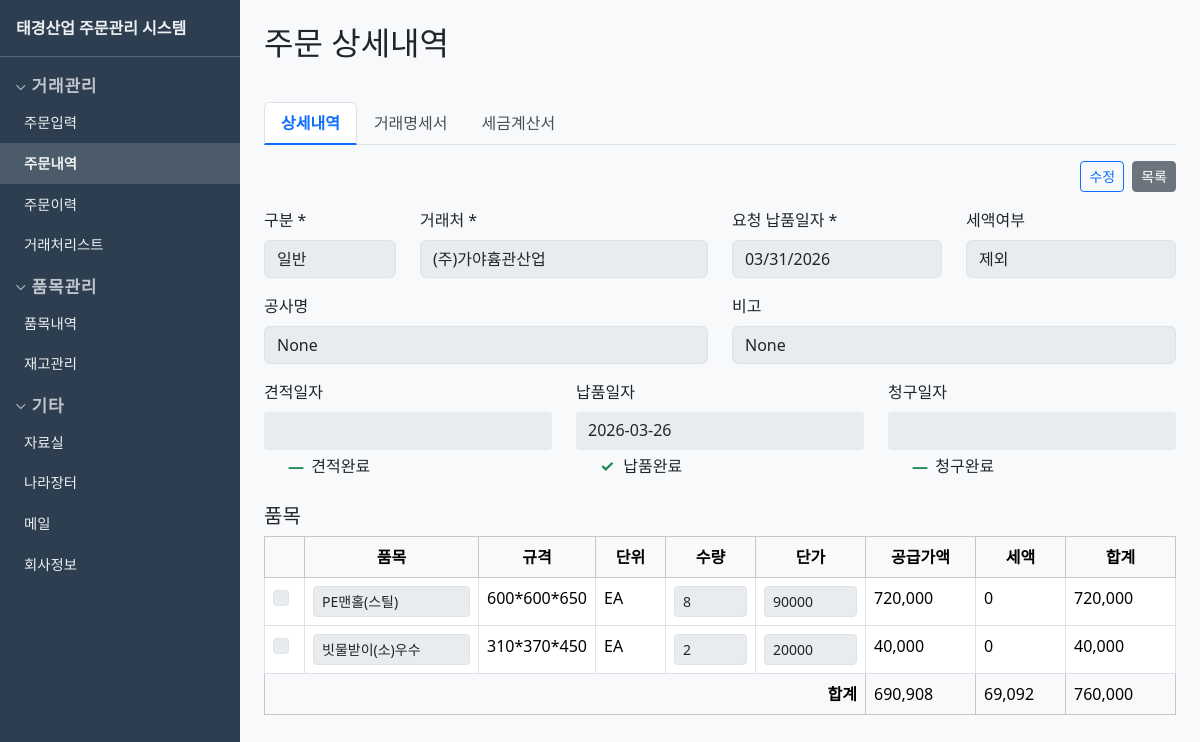
/transactions/12/edit, run on the app's committed database.
### models.py (models this page shows, shortened)
class Transaction(db.Model):
    __tablename__ = "transactions"
    id = db.Column(db.Integer, primary_key=True)
    code = db.Column(db.String(10), unique=True)
    customer_id = db.Column(db.Integer, db.ForeignKey("customers.id"), nullable=False)
    transaction_date = db.Column(db.Date, nullable=False)
    estimate_date = db.Column(db.Date)
    delivery_date = db.Column(db.Date)
    claim_date = db.Column(db.Date)
    project_name = db.Column(db.String(500))
    memo = db.Column(db.String(500))
    created_at = db.Column(db.DateTime, default=datetime.utcnow)
    updated_at = db.Column(db.DateTime, default=datetime.utcnow, onupdate=datetime.utcnow)
    items = db.relationship("TransactionItem", backref="transaction", lazy=True, cascade="all, delete-orphan")

class TransactionItem(db.Model):
    __tablename__ = "transaction_items"
    id = db.Column(db.Integer, primary_key=True)
    transaction_id = db.Column(db.Integer, db.ForeignKey("transactions.id"), nullable=False)
    item_id = db.Column(db.Integer, db.ForeignKey("items.id"), nullable=False)
    item_name_custom = db.Column(db.String(200))
    spec_custom = db.Column(db.String(100))
    unit_custom = db.Column(db.String(20))
    quantity = db.Column(db.Integer, default=1)
    unit_price = db.Column(db.Integer, default=0)
    supply_amount = db.Column(db.Integer, default=0)
    vat = db.Column(db.Integer, default=0)
    total = db.Column(db.Integer, default=0)
    item = db.relationship("Item", backref="transaction_items")

### blueprints/transactions.py (the view, shortened to what this page needs)
@bp.route("/transactions/<int:id>/edit", methods=["GET", "POST"])
def transaction_edit(id):
    t = Transaction.query.get_or_404(id)
    customers = Customer.query.order_by(Customer.name).all()
    items = Item.query.order_by(Item.name).all()
    direct_item = direct_input_item()
    default_date = datetime.utcnow().date().isoformat()
    vat_excluded_initial = t.items and not any(ti.vat > 0 for ti in t.items)
    is_editable = request.args.get("edit") == "1"
    return render_template(
        "transactions/form.html",
        transaction=t,
        customers=customers,
        items=items,
        direct_item=direct_item,
        default_date=default_date,
        vat_excluded_initial=vat_excluded_initial,
        is_editable=is_editable,
    )

### transaction_helpers.py (called while the page is built)
def direct_input_item():
    item = Item.query.filter(Item.code == "DIRECT").first()
    if not item:
        item = Item(code="DIRECT", name="직접입력", unit="EA", unit_price=0)
        db.session.add(item)
        db.session.commit()
    return item

### templates/transactions/form.html (shortened to what this page needs)
{% extends "base.html" %}
{% block content %}
<div class="detail-header">
  <h2 class="mb-0">{{ '주문 상세내역' if transaction else '주문 입력' }}</h2>
</div>
{% if transaction %}
{% set is_gwangeup = (transaction.customer.gubun or '') == '관급' %}
<ul class="nav nav-tabs detail-tabs" id="detailTabs" role="tablist">
  <li class="nav-item" role="presentation">
    <button class="nav-link active" id="tab-order" data-bs-toggle="tab" data-bs-target="#pane-order" type="button" role="tab">상세내역</button>
  </li>
  {% if is_gwangeup %}
  <li class="nav-item" role="presentation">
    <button class="nav-link" id="tab-gyeonjeok" data-bs-toggle="tab" data-bs-target="#pane-gyeonjeok" type="button" role="tab">견적서</button>
  </li>
  <li class="nav-item" role="presentation">
    <button class="nav-link" id="tab-napum" data-bs-toggle="tab" data-bs-target="#pane-napum" type="button" role="tab">납품서</button>
  </li>
  <li class="nav-item" role="presentation">
    <button class="nav-link" id="tab-cheonggu" data-bs-toggle="tab" data-bs-target="#pane-cheonggu" type="button" role="tab">청구서</button>
  </li>
  {% else %}
  <li class="nav-item" role="presentation">
    <button class="nav-link" id="tab-statement" data-bs-toggle="tab" data-bs-target="#pane-statement" type="button" role="tab">거래명세서</button>
  </li>
  <li class="nav-item" role="presentation">
    <button class="nav-link" id="tab-tax" data-bs-toggle="tab" data-bs-target="#pane-tax" type="button" role="tab">세금계산서</button>
  </li>
  {% endif %}
</ul>
{% endif %}
<div class="tab-content-wrap">
  <div class="order-actions d-flex justify-content-end align-items-center gap-2 mb-3">
    <div id="btnDetailGroup">
    {% if transaction and not (is_editable|default(false)) %}
    <a class="btn btn-outline-primary btn-sm" href="{{ url_for('transactions.transaction_edit', id=transaction.id) }}?edit=1">수정</a>
    {% endif %}
    </div>
    <a class="btn btn-secondary btn-sm" href="{{ url_for('transactions.transaction_list') }}">목록</a>
  </div>
  <div class="tab-content mt-3" id="detailTabContent">
    <div class="tab-pane fade show active" id="pane-order" role="tabpanel">
      <form method="post" id="transForm" class="{% if transaction and not (is_editable|default(false)) %}form-readonly{% endif %}">
        <div class="row mb-3">
          <div class="col-md-2">
            <label class="form-label">구분 *</label>
            <select id="gubunFilter" name="gubun" class="form-select" required {% if transaction and not (is_editable|default(false)) %}disabled{% endif %}>
              <option value="일반" {{ 'selected' if transaction and transaction.customer and (transaction.customer.gubun or '') != '관급' else '' }}>일반</option>
            </select>
          </div>
          <div class="col-md-4">
            <label class="form-label">거래처 *</label>
            <select name="customer_id" id="customerSelect" class="form-select" required {% if transaction and not (is_editable|default(false)) %}disabled{% endif %}>
              <option value="">선택</option>
            </select>
          </div>
          <div class="col-md-3">
            <label class="form-label">요청 납품일자 *</label>
            <input type="date" name="transaction_date" class="form-control" required
                   value="{{ transaction.transaction_date.isoformat() if transaction else default_date }}" {% if transaction and not (is_editable|default(false)) %}readonly{% endif %}>
          </div>
          <div class="col-md-3">
            <label class="form-label">세액여부</label>
            <select id="vatYeobuSelect" class="form-select" {% if transaction and not (is_editable|default(false)) %}disabled{% endif %}>
              <option value="1" {{ 'selected' if transaction and (transaction.customer.gubun or '') != '관급' and vat_excluded_initial else '' }}>제외</option>
            </select>
          </div>
        </div>
        <div class="row mb-3">
          <div class="col-md-6">
            <label class="form-label">공사명</label>
            <input type="text" name="project_name" class="form-control" value="{{ transaction.project_name if transaction else '' }}" placeholder="견적서에 표시될 공사명" {% if transaction and not (is_editable|default(false)) %}readonly{% endif %}>
          </div>
          <div class="col-md-6">
            <label class="form-label">비고</label>
            <input type="text" name="memo" class="form-control" value="{{ transaction.memo if transaction else '' }}" {% if transaction and not (is_editable|default(false)) %}readonly{% endif %}>
          </div>
        </div>
        {% if transaction %}
        <div class="row mb-3" id="docStatusSection">
          <div class="col-md-4">
            <label class="form-label">견적일자</label>
            <div class="doc-date-display" id="estimateDateDisplay">{{ transaction.estimate_date.strftime('%Y-%m-%d') if transaction.estimate_date else '' }}</div>
            {% if is_editable|default(false) %}
            <label class="form-check form-check-inline mt-1"><input type="checkbox" name="estimate_complete" id="estimateComplete" value="1" class="form-check-input doc-complete-cb" {% if transaction.estimate_date %}checked{% endif %}> 견적완료</label>
            {% else %}
            <span class="form-check form-check-inline mt-1"><span class="doc-complete-badge" id="estimateCompleteBadge">{{ '✓' if transaction.estimate_date else '—' }}</span> 견적완료</span>
            {% endif %}
          </div>
          <div class="col-md-4">
            <label class="form-label">납품일자</label>
            <div class="doc-date-display" id="deliveryDateDisplay">{{ transaction.delivery_date.strftime('%Y-%m-%d') if transaction.delivery_date else '' }}</div>
            {% if is_editable|default(false) %}
            <label class="form-check form-check-inline mt-1"><input type="checkbox" name="delivery_complete" id="deliveryComplete" value="1" class="form-check-input doc-complete-cb" {% if transaction.delivery_date %}checked{% endif %}> 납품완료</label>
            {% else %}
            <span class="form-check form-check-inline mt-1"><span class="doc-complete-badge" id="deliveryCompleteBadge">{{ '✓' if transaction.delivery_date else '—' }}</span> 납품완료</span>
            {% endif %}
          </div>
          <div class="col-md-4">
            <label class="form-label">청구일자</label>
            <div class="doc-date-display" id="claimDateDisplay">{{ transaction.claim_date.strftime('%Y-%m-%d') if transaction.claim_date else '' }}</div>
            {% if is_editable|default(false) %}
            <label class="form-check form-check-inline mt-1"><input type="checkbox" name="claim_complete" id="claimComplete" value="1" class="form-check-input doc-complete-cb" {% if transaction.claim_date %}checked{% endif %}> 청구완료</label>
            {% else %}
            <span class="form-check form-check-inline mt-1"><span class="doc-complete-badge" id="claimCompleteBadge">{{ '✓' if transaction.claim_date else '—' }}</span> 청구완료</span>
            {% endif %}
          </div>
        </div>
        {% endif %}
        <h5 class="mt-4">품목</h5>
        <table class="table table-bordered" id="itemTable">
          <thead class="table-light">
            <tr>
              <th style="width:40px"></th>
              <th>품목</th>
              <th style="width:90px">규격</th>
              <th style="width:70px">단위</th>
              <th style="width:90px">수량</th>
              <th style="width:110px">단가</th>
              <th style="width:110px">공급가액</th>
              <th style="width:90px">세액</th>
              <th style="width:110px">합계</th>
            </tr>
          </thead>
          <tbody id="itemBody">
            {% if transaction and transaction.items %}
            {% for ti in transaction.items %}
            <tr data-item-id="{{ ti.item_id }}" data-is-direct="{{ '1' if ti.item_id == direct_item.id else '0' }}">
              <td><input type="checkbox" class="form-check-input item-row-check" aria-label="선택"></td>
              <td>
                <select name="item_id[]" class="form-select form-select-sm item-select" {% if transaction and not (is_editable|default(false)) %}disabled{% endif %}>
                  {% for i in items %}
                  {% if i.id != direct_item.id %}
                  <option value="{{ i.id }}" data-unit="{{ i.unit }}" data-spec="{{ i.spec or '' }}" data-price="{{ i.unit_price }}" {{ 'selected' if ti.item_id == i.id else '' }}>{{ i.name }}</option>
                  {% endif %}
                  {% endfor %}
                </select>
              </td>
              <td class="spec-cell"></td>
              <td class="unit-cell"></td>
              <td><input type="number" name="quantity[]" class="form-control form-control-sm qty" min="1" value="{{ ti.quantity }}" {% if transaction and not (is_editable|default(false)) %}readonly{% endif %}></td>
              <td><input type="number" name="unit_price[]" class="form-control form-control-sm unit-price-input" min="0" value="{{ ti.unit_price }}" {% if transaction and not (is_editable|default(false)) %}readonly{% endif %}></td>
              <td class="supply">{{ "{:,}".format(ti.supply_amount) }}</td>
              <td class="vat">{{ "{:,}".format(ti.vat) }}</td>
              <td class="total">{{ "{:,}".format(ti.total) }}</td>
            </tr>
            {% endfor %}
            {% endif %}
          </tbody>
          <tfoot class="table-light">
            <tr>
              <td colspan="6" class="text-end"><strong>합계</strong></td>
              <td id="sumSupply">0</td>
              <td id="sumVat">0</td>
              <td id="sumTotal">0</td>
            </tr>
          </tfoot>
        </table>
      </form>
    </div>
  </div>
</div>
{% endblock %}

### templates/base.html (style rules this page uses)
body { display: flex; min-height: 100vh; margin: 0; }
thead th { text-align: center !important; }

### templates/transactions/form.html (style rules this page uses)
.detail-header { display: flex; justify-content: space-between; align-items: center; margin-bottom: 1rem; }
.detail-tabs { margin-top: 1.5rem; margin-bottom: 0; border-bottom: 1px solid #dee2e6; }
.detail-tabs .nav-link { color: #495057; padding: 0.5rem 1rem; }
.detail-tabs .nav-link.active { font-weight: 600; color: #0d6efd; border-bottom: 2px solid #0d6efd; }
.tab-content-wrap { position: relative; padding-top: 1rem; }
.form-readonly input, .form-readonly select, .form-readonly .form-control, .form-readonly .form-check-input { background: #e9ecef; pointer-events: none; }
.doc-date-display { min-height: 38px; padding: 0.375rem 0.75rem; background: #e9ecef; border-radius: 0.25rem; }
.doc-complete-badge { display: inline-block; width: 1.2em; font-weight: bold; color: #198754; }
.form-readonly .item-row-check { pointer-events: none; }

### data on the page
Transaction: estimate_date "—", delivery_date "✓", claim_date "—"
TransactionItem: quantity "8", supply_amount "720,000", vat "0", total "720,000"
TransactionItem: quantity "2", supply_amount "40,000", vat "0", total "40,000"

### other printed values
{{ '주문 상세내역' if transaction else '주문 입력' }} "주문 상세내역"
form field value "PE맨홀(스틸)"
form field value "빗물받이(소)우수"
